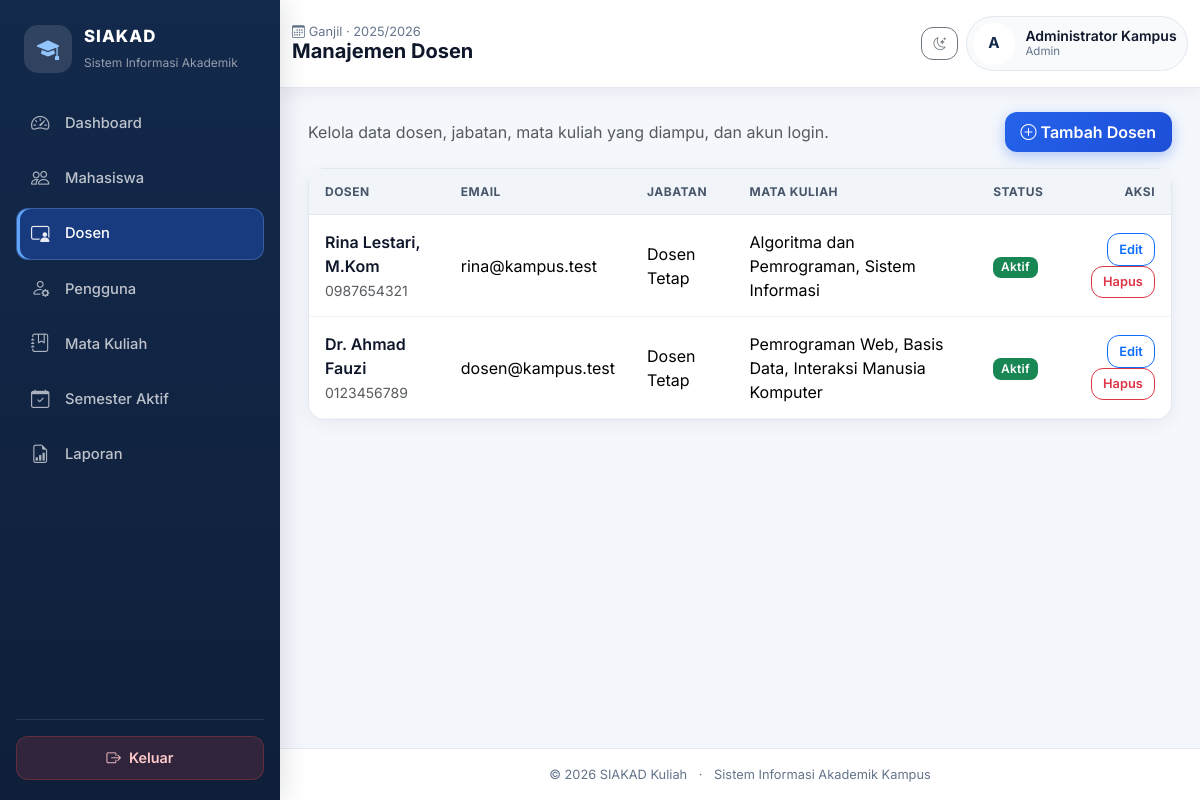
The page /admin/dosen.php (signed in) on the database its author committed.
### tables this page shows
CREATE TABLE semester_aktif (
  id INT AUTO_INCREMENT PRIMARY KEY,
  semester ENUM('Ganjil','Genap') NOT NULL,
  tahun_akademik VARCHAR(20) NOT NULL,
  status ENUM('aktif','nonaktif') NOT NULL DEFAULT 'nonaktif',
  created_at TIMESTAMP DEFAULT CURRENT_TIMESTAMP,
  KEY idx_status (status)
);

CREATE TABLE dosen (
  id INT AUTO_INCREMENT PRIMARY KEY,
  user_id INT NOT NULL UNIQUE,
  nidn VARCHAR(30) NOT NULL UNIQUE,
  nama VARCHAR(120) NOT NULL,
  email VARCHAR(120) NOT NULL,
  jabatan VARCHAR(100) DEFAULT NULL,
  mata_kuliah_diampu TEXT DEFAULT NULL,
  foto VARCHAR(255) DEFAULT NULL,
  status ENUM('aktif','nonaktif') NOT NULL DEFAULT 'aktif',
  created_at TIMESTAMP DEFAULT CURRENT_TIMESTAMP,
  updated_at TIMESTAMP DEFAULT CURRENT_TIMESTAMP ON UPDATE CURRENT_TIMESTAMP,
  CONSTRAINT fk_dosen_user FOREIGN KEY (user_id) REFERENCES users(id) ON DELETE CASCADE
);

### config/database.php (called while the page is built, shortened)
<?php
function db(): PDO
{
    static $pdo = null;
    if ($pdo === null) {
        try {
            $dsn = 'mysql:host=' . DB_HOST . ';dbname=' . DB_NAME . ';charset=utf8mb4';
            $pdo = new PDO($dsn, DB_USER, DB_PASS, [
                PDO::ATTR_ERRMODE => PDO::ERRMODE_EXCEPTION,
                PDO::ATTR_DEFAULT_FETCH_MODE => PDO::FETCH_ASSOC,
                PDO::ATTR_EMULATE_PREPARES => false,
            ]);
        } catch (PDOException $e) {
            http_response_code(500);
            die('<div style="font-family:Arial;padding:24px"><h3>Koneksi database gagal</h3><p>Pastikan MySQL XAMPP aktif, database <b>akademik</b> sudah dibuat/import, dan konfigurasi di <code>config/database.php</code> benar.</p><pre>' . htmlspecialchars($e->getMessage()) . '</pre></div>');
        }
    }
    return $pdo;
}
function base_url(string $path = ''): string
{
    $path = ltrim($path, '/');
    return BASE_URL . ($path !== '' ? '/' . $path : '');
}
function e($value): string
{
    return htmlspecialchars((string)$value, ENT_QUOTES, 'UTF-8');
}

### includes/auth_check.php (called while the page is built, shortened)
<?php
require_once __DIR__ . '/../config/database.php';
function current_user(): ?array
{
    return $_SESSION['user'] ?? null;
}
function role_label(string $role): string
{
    return match ($role) {
        'admin' => 'Admin',
        'mahasiswa' => 'Mahasiswa',
        'dosen' => 'Dosen',
        'kaprodi' => 'Kaprodi',
        'keuangan' => 'Keuangan',
        default => ucfirst($role),
    };
}

### admin/dosen.php (the view, shortened to what this page needs)
<?php
require_once __DIR__ . '/../includes/functions.php';
$pageTitle = 'Manajemen Dosen';
$pdo = db();
$dosen = $pdo->query("SELECT * FROM dosen ORDER BY id DESC")->fetchAll();
include __DIR__ . '/../includes/header.php'; include __DIR__ . '/../includes/sidebar.php';
?>
<div class="d-flex justify-content-between align-items-center mb-3 no-print">
    <p class="text-muted mb-0">Kelola data dosen, jabatan, mata kuliah yang diampu, dan akun login.</p>
    <button type="button" class="btn btn-primary" data-bs-toggle="modal" data-bs-target="#modalTambah"><i class="bi bi-plus-circle me-1"></i>Tambah Dosen</button>
</div>
<div class="card shadow-sm">
    <div class="table-responsive">
        <table class="table align-middle mb-0">
            <thead><tr><th>Dosen</th><th>Email</th><th>Jabatan</th><th>Mata Kuliah</th><th>Status</th><th class="text-end">Aksi</th></tr></thead>
            <tbody>
            <?php foreach ($dosen as $d): ?>
                <tr>
                    <td><div class="fw-semibold"><?= e($d['nama']) ?></div><small class="text-muted"><?= e($d['nidn']) ?></small></td>
                    <td><?= e($d['email']) ?></td>
                    <td><?= e($d['jabatan']) ?></td>
                    <td><?= e($d['mata_kuliah_diampu']) ?></td>
                    <td><?= status_badge($d['status']) ?></td>
                    <td class="text-end">
                        <button type="button" class="btn btn-sm btn-outline-primary" data-bs-toggle="modal" data-bs-target="#edit<?= $d['id'] ?>">Edit</button>
                        <form method="post" class="d-inline" onsubmit="return confirm('Hapus dosen ini?')">
                            <button type="submit" class="btn btn-sm btn-outline-danger">Hapus</button>
                        </form>
                    </td>
                </tr>
            <?php endforeach; ?>
            </tbody>
        </table>
    </div>
</div>
<?php include __DIR__ . '/../includes/footer.php'; ?>

### includes/sidebar.php (shortened to what this page needs)
<?php
$role = $user['role'] ?? '';
$menus = [
    'admin' => [
        ['Dashboard', 'bi-speedometer2', 'admin/dashboard.php'],
        ['Mahasiswa', 'bi-people', 'admin/mahasiswa.php'],
        ['Dosen', 'bi-person-video3', 'admin/dosen.php'],
        ['Pengguna', 'bi-person-gear', 'admin/pengguna.php'],
        ['Mata Kuliah', 'bi-journal-bookmark', 'admin/mata_kuliah.php'],
        ['Semester Aktif', 'bi-calendar-check', 'admin/semester.php'],
        ['Laporan', 'bi-file-earmark-bar-graph', 'admin/laporan.php'],
    ],
    'mahasiswa' => [
        ['Dashboard', 'bi-speedometer2', 'mahasiswa/dashboard.php'],
        ['KRS', 'bi-card-checklist', 'mahasiswa/krs.php'],
        ['Jadwal', 'bi-calendar-week', 'mahasiswa/jadwal.php'],
        ['Nilai', 'bi-award', 'mahasiswa/nilai.php'],
        ['Transkrip', 'bi-filetype-pdf', 'mahasiswa/transkrip.php'],
        ['Tagihan', 'bi-wallet2', 'mahasiswa/tagihan.php'],
        ['Absensi', 'bi-check2-square', 'mahasiswa/absensi.php'],
        ['E-Learning', 'bi-easel', 'mahasiswa/elearning.php'],
    ],
    'dosen' => [
        ['Dashboard', 'bi-speedometer2', 'dosen/dashboard.php'],
        ['Kelas & KRS', 'bi-collection', 'dosen/kelas.php'],
        ['Input Nilai', 'bi-pencil-square', 'dosen/nilai.php'],
        ['Absensi', 'bi-check2-square', 'dosen/absensi.php'],
        ['Materi', 'bi-upload', 'dosen/materi.php'],
        ['Tugas', 'bi-clipboard-check', 'dosen/tugas.php'],
    ],
    'kaprodi' => [
        ['Dashboard', 'bi-speedometer2', 'kaprodi/dashboard.php'],
        ['Laporan KRS', 'bi-card-checklist', 'kaprodi/laporan_krs.php'],
        ['Laporan Nilai', 'bi-award', 'kaprodi/laporan_nilai.php'],
    ],
    'keuangan' => [
        ['Dashboard', 'bi-speedometer2', 'keuangan/dashboard.php'],
        ['Tagihan', 'bi-receipt', 'keuangan/tagihan.php'],
        ['Pembayaran', 'bi-cash-coin', 'keuangan/pembayaran.php'],
    ],
];
$current = trim(str_replace(BASE_URL, '', parse_url($_SERVER['REQUEST_URI'] ?? '', PHP_URL_PATH)), '/');
$initial = strtoupper(substr($user['name'] ?? 'U', 0, 1));
?>
<aside class="sidebar" id="sidebar" aria-label="Menu utama">
    <div class="sidebar-inner">
        <div class="brand-box">
            <div class="brand-icon"><i class="bi bi-mortarboard-fill"></i></div>
            <div>
                <div class="brand-title">SIAKAD</div>
                <small>Sistem Informasi Akademik</small>
            </div>
        </div>
        <nav class="nav flex-column sidebar-nav">
            <?php foreach (($menus[$role] ?? []) as $item): [$label, $icon, $url] = $item; $active = $current === $url ? 'active' : ''; ?>
                <a class="nav-link <?= $active ?>" href="<?= base_url($url) ?>">
                    <i class="bi <?= e($icon) ?>"></i><span><?= e($label) ?></span>
                </a>
            <?php endforeach; ?>
        </nav>
        <div class="sidebar-footer">
            <a href="<?= base_url('auth/logout.php') ?>" class="btn-logout">
                <i class="bi bi-box-arrow-right"></i> Keluar
            </a>
        </div>
    </div>
</aside>
<main class="main-content">
    <nav class="topbar navbar navbar-expand-lg sticky-top">
        <div class="container-fluid py-2">
            <div class="page-heading min-w-0">
                <div class="page-subtitle">
                    <i class="bi bi-calendar3 me-1"></i><?= e(semester_aktif_label()) ?>
                </div>
                <h1 class="h5 mb-0 fw-bold text-truncate"><?= e($pageTitle) ?></h1>
            </div>
            <div class="ms-auto d-flex align-items-center gap-2">
                <button class="btn btn-sm btn-outline-secondary" id="darkModeToggle" type="button" data-bs-toggle="tooltip" title="Mode gelap/terang">
                    <i class="bi bi-moon-stars"></i>
                </button>
                <div class="topbar-user d-none d-md-flex">
                    <div class="avatar-sm"><?= e($initial) ?></div>
                    <div class="user-meta min-w-0">
                        <div class="user-name text-truncate"><?= e($user['name'] ?? 'User') ?></div>
                        <div class="user-role"><?= e(role_label($role)) ?></div>
                    </div>
                </div>
            </div>
        </div>
    </nav>
    <div class="content-area">

### includes/functions.php (shortened to what this page needs)
<?php
require_once __DIR__ . '/auth_check.php';
function status_badge(string $status): string
{
    $map = [
        'aktif' => 'success', 'nonaktif' => 'secondary',
        'menunggu' => 'warning', 'disetujui' => 'success', 'ditolak' => 'danger',
        'lunas' => 'success', 'belum_lunas' => 'danger',
        'Hadir' => 'success', 'Izin' => 'info', 'Sakit' => 'warning', 'Alfa' => 'danger',
    ];
    $label = str_replace('_', ' ', $status);
    $class = $map[$status] ?? 'secondary';
    return '<span class="badge text-bg-' . $class . '">' . e(ucwords($label)) . '</span>';
}
function semester_aktif(): ?array
{
    static $cache = null;
    try {
        $stmt = db()->query("SELECT * FROM semester_aktif WHERE status = 'aktif' ORDER BY id DESC LIMIT 1");
        $row = $stmt->fetch();
        $cache = $row ?: false;
    } catch (Throwable $e) {
        $cache = false;
    }
    return $cache === false ? null : $cache;
}
function semester_aktif_values(): array
{
    $sa = semester_aktif();
    if ($sa) {
        return [$sa['semester'], $sa['tahun_akademik']];
    }
    return [CURRENT_SEMESTER, CURRENT_TAHUN_AKADEMIK];
}
function semester_aktif_label(): string
{
    [$s, $t] = semester_aktif_values();
    return $s . ' · ' . $t;
}

### rows shown on the page
semester_aktif: semester_aktif_label() "Ganjil · 2025/2026"
dosen: nama "Rina Lestari, M.Kom", nidn "0987654321", email "rina@kampus.test", jabatan "Dosen Tetap", mata_kuliah_diampu "Algoritma dan Pemrograman, Sistem Informasi", status "Aktif"
dosen: nama "Dr. Ahmad Fauzi", nidn "0123456789", email "dosen@kampus.test", jabatan "Dosen Tetap", mata_kuliah_diampu "Pemrograman Web, Basis Data, Interaksi Manusia Komputer", status "Aktif"

### other values the page prints
$label "Dashboard"
$label "Mahasiswa"
$label "Dosen"
$label "Pengguna"
$label "Mata Kuliah"
$label "Semester Aktif"
$label "Laporan"
$pageTitle "Manajemen Dosen"
$initial "A"
$user['name'] "Administrator Kampus"
role_label($role) "Admin"
APP_NAME "SIAKAD Kuliah"
